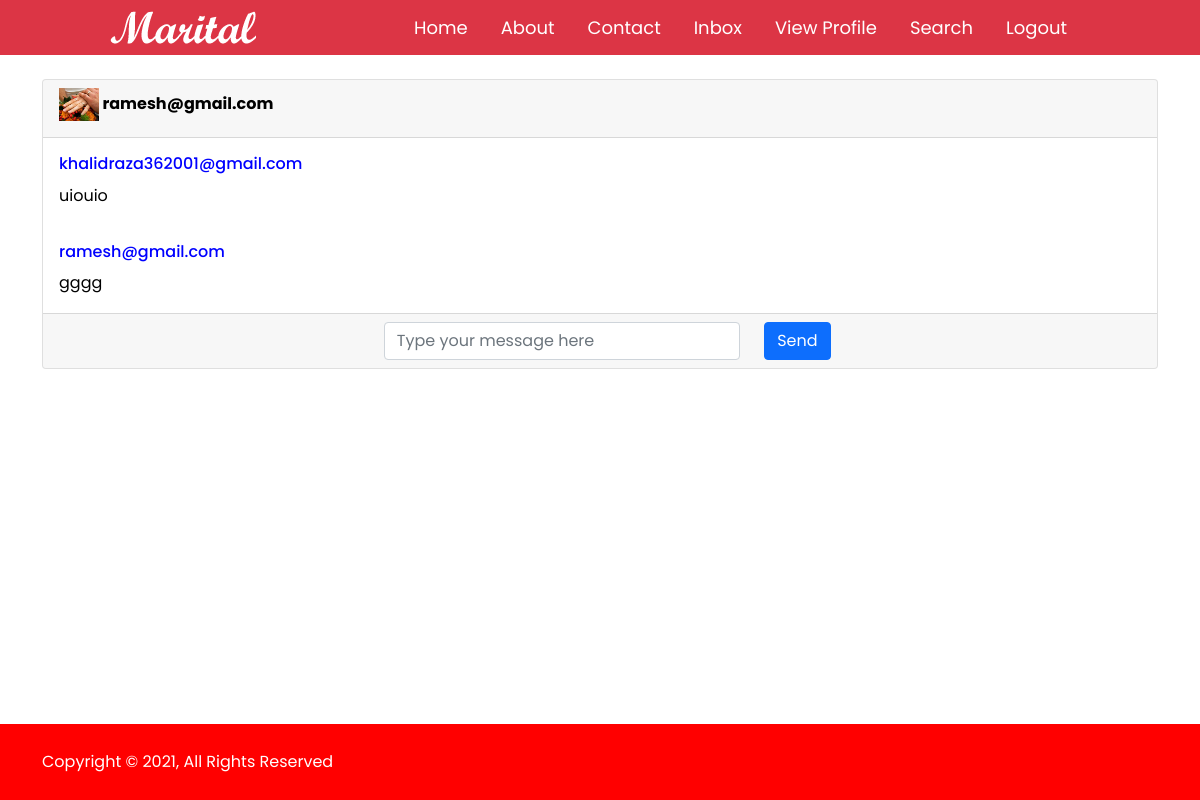
The app's page /chat/message.php?receiver=ramesh@gmail.com (signed in) with its own data.
### tables this page shows
CREATE TABLE `chat` (
  `id` int(255) NOT NULL,
  `sent_by` varchar(255) NOT NULL,
  `received_by` varchar(255) NOT NULL,
  `message` varchar(1000) NOT NULL,
  `createdAt` varchar(255) NOT NULL
);

### chat/message.php (the view, shortened to what this page needs)
<?php
if (!isset($_SESSION['loggedin']) || $_SESSION['loggedin'] != true) {
    header("location: login.php");
} else {
    $email = $_SESSION['email'];
}
$receiver = $_GET['receiver'];
?>
<!doctype html>
<html lang="en">
<head>
    <link href="https://cdn.jsdelivr.net/npm/bootstrap@5.0.2/dist/css/bootstrap.min.css" rel="stylesheet">
    <link rel="stylesheet" href="../css/style.css">
    <link rel="stylesheet" href="../btn.css">
    <link rel="stylesheet" href="../css/responsive.css">
    <link href="https://cdnjs.cloudflare.com/ajax/libs/font-awesome/5.15.4/css/all.min.css" rel="stylesheet">
    <link rel="stylesheet" href="/themify-icons/themify-icons.css">
</head>
<body style="display: flex; flex-direction:column; height:100vh;">
    <?php include './navigation.php'; ?>
    <div class="container mb-4">
        <div class="card mt-4">
            <div class="card-header">
                <h6><img src="../images/s2.jpg" alt="Profile image" width="40" /><strong> <?= $receiver ?></strong></h6>
            </div>
            <?php
            $getMessage = "SELECT * FROM chat WHERE sent_by = '$receiver' AND received_by = '$email' OR sent_by = '$email' AND received_by = '$receiver' ORDER BY createdAt asc";
            $getMessageStatus = mysqli_query($conn, $getMessage) or die(mysqli_error($conn));
            if (mysqli_num_rows($getMessageStatus) > 0) {
                while ($getMessageRow = mysqli_fetch_assoc($getMessageStatus)) {
            ?>
                    <div class="card-body ">
                        <h6 style="color: blue"><?= $getMessageRow['sent_by'] ?></h6>
                        <div class="message-box ml-4">
                            <p ><?= $getMessageRow['message'] ?></p>
                        </div>
                    </div>
                <?php
                }
            } else {
                ?>
                <div class="card-body">
                    <p class="text-muted">No messages yet! Say 'Hi'</p>
                </div>
            <?php
            }
            ?>
            <div class="card-footer  text-center">
                <form action="./send.php" method="POST" style="display: inline-block">
                    <div class="row">
                        <div class="col-md-10">
                            <div class="form-group">
                                <input type="text" name="message" id="message" class="form-control" placeholder="Type your message here" required />
                            </div>
                        </div>
                        <div class="col-md-2">
                            <button type="submit" class="btn btn-primary">Send</button>
                        </div>
                    </div>
                </form>
            </div>
        </div>
    </div>
    <?php include "./footer.php" ?>
</body>
</html>

### css/style.css (style rules this page uses)
* { padding: 0; margin: 0; box-sizing: border-box; }
body { font-family: "Poppins", sans-serif; font-size: 1rem; font-weight: 400; line-height: 1.75rem; background: white; color: black; scroll-behavior: smooth; height: 100%; }
p { margin: 0; padding: 0; }

### records on screen
chat: sent_by "khalidraza362001@gmail.com", message "uiouio"
chat: sent_by "ramesh@gmail.com", message "gggg"

### other values on screen
$receiver "ramesh@gmail.com"
